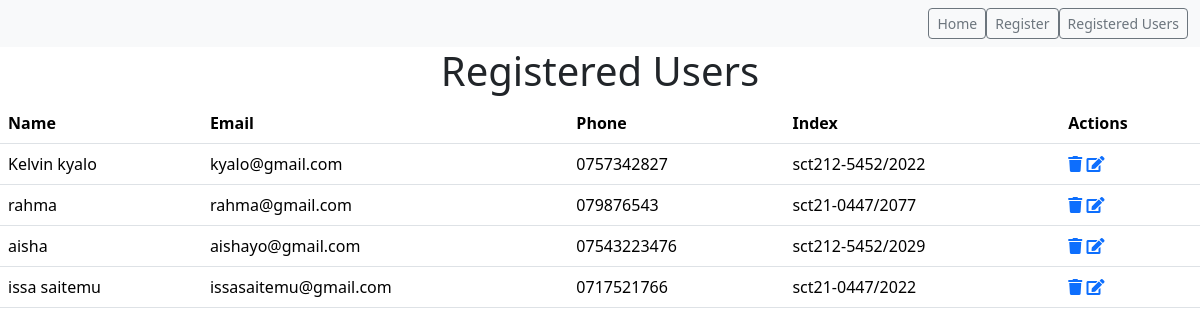
The app's page /registerdUsers/ with its own data.
### RegApp/models.py (models this page shows)
class User(models.Model):
    name = models.CharField(max_length=80)
    email = models.EmailField(unique=True)
    phone = models.CharField(max_length=20)
    index = models.CharField(max_length=20)
    password = models.CharField(max_length=80)

### RegApp/views.py (the view)
# urls.py: path('registerdUsers/', views.registerdUsers, name='registerdUsers'),
def registerdUsers(request):
    users = User.objects.all()
    return render(request, 'registerdUsers.html', {'users': users})

### RegApp/templates/registerdUsers.html (shortened to what this page needs)
{% extends 'index.html' %}
{% block content %}
<div class="row">
    <div class="col-md-0 offset-md-0">
        <h1 class="text-center">Registered Users</h1>
        <table class="table" id="editableTable">
            <thead>
                <tr>
                    <th scope="col">Name</th>
                    <th scope="col">Email</th>
                    <th scope="col">Phone</th>
                    <th scope="col">Index</th>
                    <th scope="col">Actions</th>
                </tr>
            </thead>
            <tbody>
                {% for user in users %}
                <tr>
                    <td>{{ user.name}}</td>
                    <td>{{ user.email }}</td>
                    <td>{{ user.phone }}</td>
                    <td>{{ user.index }}</td>
                    <td>
                        <a href="deleteUser/{{user.id}}/" class="delete-icon" "><i class="fas fa-trash"></i></a>
                        <a   href="editUser/{{user.id}}/"class="edit-icon" ><i class="fas fa-edit"></i></a>
                    </td>
                </tr>
                {% endfor %}
            </tbody>
        </table>
    </div>
</div>
{% endblock %}

### RegApp/templates/index.html (shortened to what this page needs)
<!DOCTYPE html>
<html lang="en">
<head>
    <link href="https://cdn.jsdelivr.net/npm/bootstrap@5.3.3/dist/css/bootstrap.min.css" rel="stylesheet">
    <link rel="stylesheet" href="https://cdnjs.cloudflare.com/ajax/libs/font-awesome/5.15.3/css/all.min.css">
  </head>
<body>
    <nav class="navbar bg-body-tertiary">
        <form class="container-fluid justify-content-end">
          <a class="btn btn-sm btn-outline-secondary" href="/main/">Home</a>
          <a class="btn btn-sm btn-outline-secondary" href="/register/">Register</a>
            <a class="btn btn-sm btn-outline-secondary" href="/registerdUsers/">Registered Users</a>
        </form>
      </nav>
    {% block content %}
    {% endblock %}
</body>
</html>

### records on screen
User: name "Kelvin kyalo", email "kyalo@gmail.com", phone "0757342827", index "sct212-5452/2022"
User: name "rahma", email "rahma@gmail.com", phone "079876543", index "sct21-0447/2077"
User: name "aisha", email "aishayo@gmail.com", phone "07543223476", index "sct212-5452/2029"
User: name "issa saitemu", email "issasaitemu@gmail.com", phone "0717521766", index "sct21-0447/2022"
